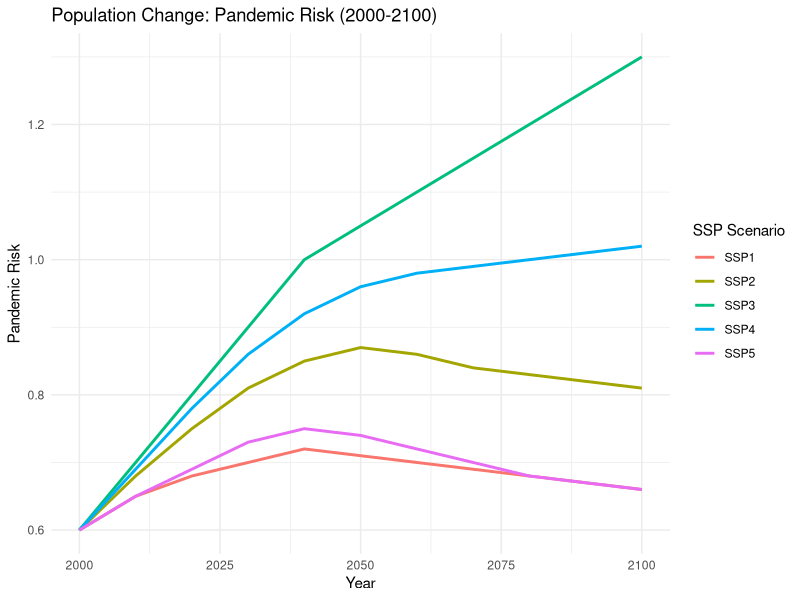

Generate this figure with R:
# Load libraries
library(ggplot2)
library(dplyr)

# Define years and population projections for each SSP scenario
years <- seq(2000, 2100, by = 10)
ssp1_pop <- c(6, 6.5, 6.8, 7, 7.2, 7.1, 7, 6.9, 6.8, 6.7, 6.6)  # SSP1 population in billions
ssp2_pop <- c(6, 6.8, 7.5, 8.1, 8.5, 8.7, 8.6, 8.4, 8.3, 8.2, 8.1)  # SSP2 population in billions
ssp3_pop <- c(6, 7, 8, 9, 10, 10.5, 11, 11.5, 12, 12.5, 13)  # SSP3 population in billions
ssp4_pop <- c(6, 6.9, 7.8, 8.6, 9.2, 9.6, 9.8, 9.9, 10, 10.1, 10.2)  # SSP4 population in billions
ssp5_pop <- c(6, 6.5, 6.9, 7.3, 7.5, 7.4, 7.2, 7, 6.8, 6.7, 6.6)  # SSP5 population in billions

# Assuming a linear relationship between population and pandemic risk
pandemic_risk <- function(population) {
  return(population * 0.1)  # Adjust coefficient as needed
}

# Calculate pandemic risk for each SSP
ssp1_risk <- pandemic_risk(ssp1_pop)
ssp2_risk <- pandemic_risk(ssp2_pop)
ssp3_risk <- pandemic_risk(ssp3_pop)
ssp4_risk <- pandemic_risk(ssp4_pop)
ssp5_risk <- pandemic_risk(ssp5_pop)

# Create data frame for plotting
data <- data.frame(
  year = rep(years, times = 5),
  risk = c(ssp1_risk, ssp2_risk, ssp3_risk, ssp4_risk, ssp5_risk),
  ssp = rep(c("SSP1", "SSP2", "SSP3", "SSP4", "SSP5"), each = length(years))
)

# Check data structure and content
print(str(data))
print(head(data))

# Plot the data
ggplot(data, aes(x = year, y = risk, color = ssp)) +
  geom_line(size = 1) +
  labs(title = "Population Change: Pandemic Risk (2000-2100)",
       x = "Year",
       y = "Pandemic Risk",
       color = "SSP Scenario") +
  theme_minimal()

  